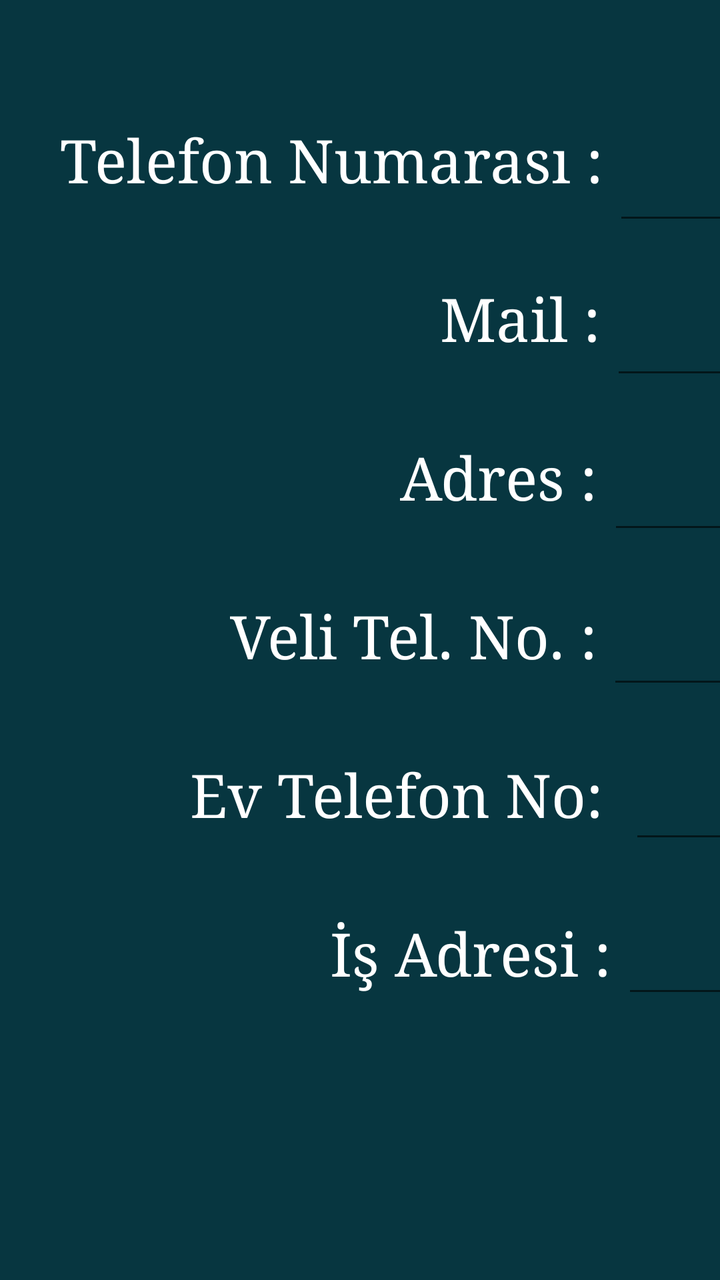
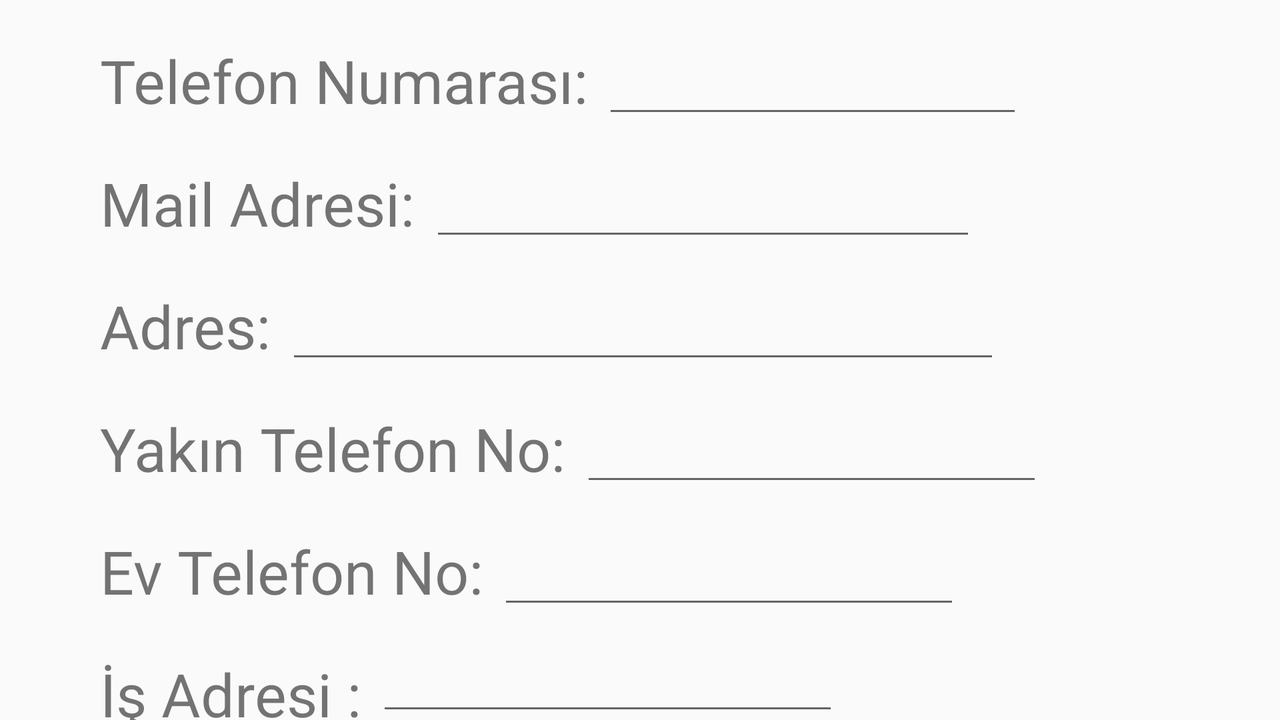

One screen, two layout resources from the same app: the default and the repository's alternative for another configuration. Each is rendered where Android would select it; the XML of both is given below.
<!-- AndroidManifest.xml: application theme AppTheme -->
<!-- res/layout/fragment2_layout.xml -->
<?xml version="1.0" encoding="utf-8"?>
<android.support.constraint.ConstraintLayout xmlns:android="http://schemas.android.com/apk/res/android"
    xmlns:app="http://schemas.android.com/apk/res-auto"
    xmlns:tools="http://schemas.android.com/tools"
    android:layout_width="match_parent"
    android:layout_height="match_parent"
    android:background="@color/background_color">

    <TextView
        android:id="@+id/telno_txt"
        android:layout_width="wrap_content"
        android:layout_height="wrap_content"
        android:layout_marginStart="30dp"
        android:layout_marginLeft="30dp"
        android:layout_marginTop="60dp"
        android:text="@string/telefon_numarası"
        android:textColor="@color/toolbar_color"
        android:textSize="30sp"
        android:typeface="serif"
        app:layout_constraintStart_toStartOf="parent"
        app:layout_constraintTop_toTopOf="parent" />

    <EditText
        android:id="@+id/telno_edit"
        android:layout_width="wrap_content"
        android:layout_height="wrap_content"
        android:layout_marginStart="5dp"
        android:layout_marginLeft="5dp"
        android:layout_marginTop="60dp"
        android:ems="10"
        android:inputType="number"
        android:textColor="@color/toolbar_color"
        android:textSize="30sp"
        app:layout_constraintStart_toEndOf="@+id/telno_txt"
        app:layout_constraintTop_toTopOf="parent" />

    <TextView
        android:id="@+id/mail_txt"
        android:layout_width="wrap_content"
        android:layout_height="wrap_content"
        android:layout_marginStart="220dp"
        android:layout_marginLeft="220dp"
        android:layout_marginTop="40dp"
        android:text="@string/mail"
        android:textColor="@color/toolbar_color"
        android:textSize="30sp"
        android:typeface="serif"
        app:layout_constraintStart_toStartOf="parent"
        app:layout_constraintTop_toBottomOf="@+id/telno_txt" />

    <EditText
        android:id="@+id/mail_edit"
        android:layout_width="wrap_content"
        android:layout_height="wrap_content"
        android:layout_marginStart="5dp"
        android:layout_marginLeft="5dp"
        android:layout_marginTop="20dp"
        android:ems="10"
        android:inputType="textPersonName"
        android:textColor="@color/toolbar_color"
        android:textSize="30sp"
        app:layout_constraintStart_toEndOf="@+id/mail_txt"
        app:layout_constraintTop_toBottomOf="@+id/telno_edit" />

    <TextView
        android:id="@+id/adres_txt"
        android:layout_width="wrap_content"
        android:layout_height="wrap_content"
        android:layout_marginStart="200dp"
        android:layout_marginLeft="200dp"
        android:layout_marginTop="40dp"
        android:text="@string/adres"
        android:textColor="@color/toolbar_color"
        android:textSize="30sp"
        android:typeface="serif"
        app:layout_constraintStart_toStartOf="parent"
        app:layout_constraintTop_toBottomOf="@+id/mail_txt" />

    <TextView
        android:id="@+id/yakintelno_txt"
        android:layout_width="wrap_content"
        android:layout_height="wrap_content"
        android:layout_marginStart="115dp"
        android:layout_marginLeft="115dp"
        android:layout_marginTop="40dp"
        android:text="@string/veli_tel_no"
        android:textColor="@color/toolbar_color"
        android:textSize="30sp"
        android:typeface="serif"
        app:layout_constraintStart_toStartOf="parent"
        app:layout_constraintTop_toBottomOf="@+id/adres_txt" />

    <TextView
        android:id="@+id/evtelno_txt"
        android:layout_width="wrap_content"
        android:layout_height="wrap_content"
        android:layout_marginStart="95dp"
        android:layout_marginLeft="95dp"
        android:layout_marginTop="40dp"
        android:text="Ev Telefon No: "
        android:textColor="@color/toolbar_color"
        android:textSize="30sp"
        android:typeface="serif"
        app:layout_constraintStart_toStartOf="parent"
        app:layout_constraintTop_toBottomOf="@+id/yakintelno_txt" />

    <EditText
        android:id="@+id/evtelno_edit"
        android:layout_width="210dp"
        android:layout_height="wrap_content"
        android:layout_marginStart="5dp"
        android:layout_marginLeft="5dp"
        android:layout_marginTop="20dp"
        android:ems="11"
        android:inputType="number"
        android:textColor="@color/toolbar_color"
        android:textSize="30sp"
        app:layout_constraintStart_toEndOf="@+id/evtelno_txt"
        app:layout_constraintTop_toBottomOf="@+id/yakintelno_edit" />

    <TextView
        android:id="@+id/isadresi_txt"
        android:layout_width="wrap_content"
        android:layout_height="wrap_content"
        android:layout_marginStart="165dp"
        android:layout_marginLeft="165dp"
        android:layout_marginTop="40dp"
        android:text="@string/veli_is_adres"
        android:textColor="@color/toolbar_color"
        android:textSize="30sp"
        android:typeface="serif"
        app:layout_constraintStart_toStartOf="parent"
        app:layout_constraintTop_toBottomOf="@+id/evtelno_txt" />

    <EditText
        android:id="@+id/adres_edit"
        android:layout_width="wrap_content"
        android:layout_height="wrap_content"
        android:layout_marginStart="5dp"
        android:layout_marginLeft="5dp"
        android:layout_marginTop="20dp"
        android:ems="10"
        android:inputType="textPersonName"
        android:textColor="@color/toolbar_color"
        android:textSize="30sp"
        app:layout_constraintStart_toEndOf="@+id/adres_txt"
        app:layout_constraintTop_toBottomOf="@+id/mail_edit" />

    <EditText
        android:id="@+id/yakintelno_edit"
        android:layout_width="wrap_content"
        android:layout_height="wrap_content"
        android:layout_marginStart="5dp"
        android:layout_marginLeft="5dp"
        android:layout_marginTop="20dp"
        android:ems="10"
        android:inputType="number"
        android:textColor="@color/toolbar_color"
        android:textSize="30sp"
        app:layout_constraintStart_toEndOf="@+id/yakintelno_txt"
        app:layout_constraintTop_toBottomOf="@+id/adres_edit" />

    <EditText
        android:id="@+id/isadresi_edit"
        android:layout_width="215dp"
        android:layout_height="wrap_content"
        android:layout_marginStart="5dp"
        android:layout_marginLeft="5dp"
        android:layout_marginTop="20dp"
        android:ems="10"
        android:inputType="textPersonName"
        android:textColor="@color/toolbar_color"
        android:textSize="30sp"
        app:layout_constraintStart_toEndOf="@+id/isadresi_txt"
        app:layout_constraintTop_toBottomOf="@+id/evtelno_edit" />

    <ImageView
        android:id="@+id/imageİnvert"
        android:layout_width="120dp"
        android:layout_height="120dp"
        android:layout_marginStart="240dp"
        android:layout_marginLeft="240dp"
        android:layout_marginTop="88dp"
        android:layout_marginEnd="241dp"
        android:layout_marginRight="241dp"
        app:layout_constraintEnd_toEndOf="parent"
        app:layout_constraintStart_toStartOf="parent"
        app:layout_constraintTop_toBottomOf="@+id/isadresi_edit"
        app:srcCompat="@drawable/ic_invert_colors_black_24dp"
        tools:ignore="VectorDrawableCompat" />

</android.support.constraint.ConstraintLayout>
<!-- resources referenced by this layout -->
<resources>
  <color name="background_color">#073640</color>
  <color name="toolbar_color">#ffffff</color>
  <!-- drawable ic_invert_colors_black_24dp (drawable) -->
  <vector
      android:alpha="0.75"
      android:height="24dp" android:tint="#FFFF"
      android:viewportHeight="24.0" android:viewportWidth="24.0"
      android:width="24dp" xmlns:android="http://schemas.android.com/apk/res/android">
      <path android:fillColor="#FF000000" android:pathData="M17.66,7.93L12,2.27 6.34,7.93c-3.12,3.12 -3.12,8.19 0,11.31C7.9,20.8 9.95,21.58 12,21.58c2.05,0 4.1,-0.78 5.66,-2.34 3.12,-3.12 3.12,-8.19 0,-11.31zM12,19.59c-1.6,0 -3.11,-0.62 -4.24,-1.76C6.62,16.69 6,15.19 6,13.59s0.62,-3.11 1.76,-4.24L12,5.1v14.49z"/>
  </vector>
  <string name="adres">Adres :</string>
  <string name="mail">Mail :</string>
  <string name="veli_is_adres">İş Adresi :</string>
  <string name="veli_tel_no">Veli Tel. No. :</string>
  <style name="AppTheme" parent="Theme.AppCompat.Light.DarkActionBar">
          
          <item name="colorPrimary">@color/colorPrimary</item>
          <item name="colorPrimaryDark">@color/background_color</item>
          <item name="colorAccent">@color/colorAccent</item>
          <item name="windowActionBar">false</item>
          <item name="windowNoTitle">true</item>
  
      </style>
  <color name="colorPrimary">#008577</color>
  <color name="colorAccent">#d81b60</color>
</resources>
<!-- res/layout-land/fragment2_layout.xml (the repository's variant of the layout above) -->
<!-- drawn on the phone turned sideways -->
<?xml version="1.0" encoding="utf-8"?>
<android.support.v7.widget.LinearLayoutCompat
    xmlns:android="http://schemas.android.com/apk/res/android"
    android:layout_width="match_parent"
    android:layout_height="match_parent"
    android:orientation="vertical">

    <LinearLayout
        android:layout_width="wrap_content"
        android:layout_height="wrap_content">

        <TextView
            android:id="@+id/telno_txt"
            android:layout_width="wrap_content"
            android:layout_height="wrap_content"
            android:layout_marginLeft="50dp"
            android:layout_marginTop="20dp"
            android:text="Telefon Numarası: "
            android:textSize="30sp" />

        <EditText
            android:id="@+id/telno_edit"
            android:layout_width="wrap_content"
            android:layout_height="wrap_content"
            android:layout_marginTop="20dp"
            android:ems="10"
            android:inputType="number" />
    </LinearLayout>

    <LinearLayout
        android:layout_width="wrap_content"
        android:layout_height="wrap_content">

        <TextView
            android:id="@+id/mail_txt"
            android:layout_width="wrap_content"
            android:layout_height="wrap_content"
            android:layout_marginLeft="50dp"
            android:layout_marginTop="20dp"
            android:text="Mail Adresi: "
            android:textSize="30sp" />

        <EditText
            android:id="@+id/mail_edit"
            android:layout_width="wrap_content"
            android:layout_height="wrap_content"
            android:layout_marginTop="20dp"
            android:ems="13"
            android:inputType="textEmailAddress" />
    </LinearLayout>

    <LinearLayout
        android:layout_width="wrap_content"
        android:layout_height="wrap_content">

        <TextView
            android:id="@+id/adres_txt"
            android:layout_width="wrap_content"
            android:layout_height="wrap_content"
            android:layout_marginLeft="50dp"
            android:layout_marginTop="20dp"
            android:text="Adres: "
            android:textSize="30sp" />
        <EditText
            android:id="@+id/adres_edit"
            android:layout_width="wrap_content"
            android:layout_height="wrap_content"
            android:layout_marginTop="20dp"
            android:ems="17"/>
    </LinearLayout>
    <LinearLayout
        android:layout_width="wrap_content"
        android:layout_height="wrap_content">
        <TextView
            android:id="@+id/yakintelno_txt"
            android:layout_width="wrap_content"
            android:layout_height="wrap_content"
            android:layout_marginLeft="50dp"
            android:layout_marginTop="20dp"
            android:text="Yakın Telefon No: "
            android:textSize="30sp" />
        <EditText
            android:id="@+id/yakintelno_edit"
            android:layout_width="wrap_content"
            android:layout_height="wrap_content"
            android:layout_marginTop="20dp"
            android:ems="11"/>
    </LinearLayout>

    <LinearLayout
        android:layout_width="wrap_content"
        android:layout_height="wrap_content">
        <TextView
            android:id="@+id/evtelno_txt"
            android:layout_width="wrap_content"
            android:layout_height="wrap_content"
            android:layout_marginLeft="50dp"
            android:layout_marginTop="20dp"
            android:text="Ev Telefon No: "
            android:textSize="30sp" />
        <EditText
            android:id="@+id/evtelno_edit"
            android:layout_width="wrap_content"
            android:layout_height="wrap_content"
            android:layout_marginTop="20dp"
            android:ems="11"/>
    </LinearLayout>

    <LinearLayout
        android:layout_width="wrap_content"
        android:layout_height="wrap_content">
        <TextView
            android:id="@+id/isadresi_txt"
            android:layout_width="wrap_content"
            android:layout_height="wrap_content"
            android:layout_marginLeft="50dp"
            android:layout_marginTop="20dp"
            android:text="İş Adresi : "
            android:textSize="30sp" />
        <EditText
            android:id="@+id/isadresi_edit"
            android:layout_width="wrap_content"
            android:layout_height="wrap_content"
            android:layout_marginTop="20dp"
            android:ems="11"/>
    </LinearLayout>
</android.support.v7.widget.LinearLayoutCompat>
<!-- resources referenced by the variant -->
<!-- as the phone turned sideways resolves them -->
<resources>
  <style name="AppTheme" parent="Theme.AppCompat.Light.DarkActionBar">
          
          <item name="colorPrimary">@color/colorPrimary</item>
          <item name="colorPrimaryDark">@color/background_color</item>
          <item name="colorAccent">@color/colorAccent</item>
          <item name="windowActionBar">false</item>
          <item name="windowNoTitle">true</item>
  
      </style>
  <color name="colorPrimary">#008577</color>
  <color name="background_color">#073640</color>
  <color name="colorAccent">#d81b60</color>
</resources>
